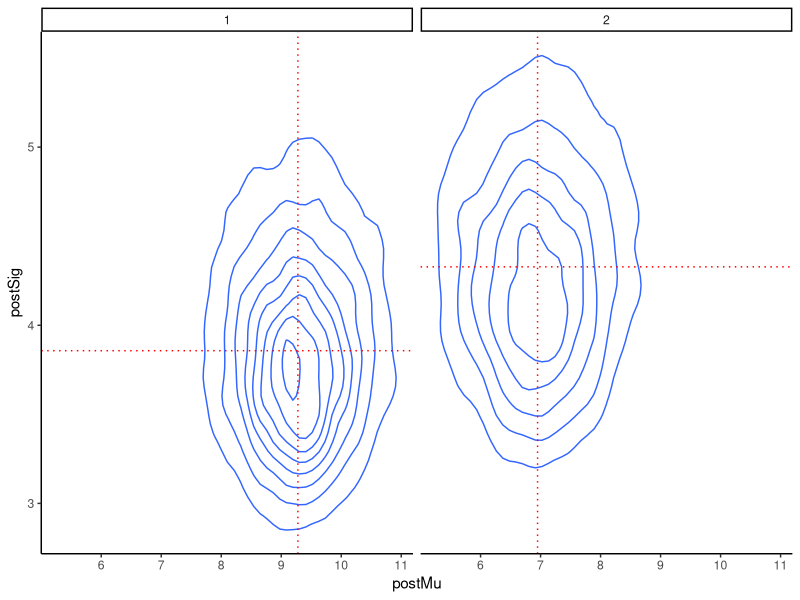

The R source for this figure:
## ---- chunk 1
knitr::opts_chunk$set(
    fig.width=4.8, fig.height=3.6, echo=FALSE, warning=FALSE, message=FALSE)
## ---- chunk 2
library(tidyverse)
set.seed(123)
N <- 10000

# data
y1 <- c(2.1, 9.8, 13.9, 11.3, 8.9, 15.7, 16.4, 4.5, 8.9, 11.9, 12.5, 11.1, 11.6,
      14.5, 9.6, 7.4, 3.3, 9.1, 9.4, 6.0, 7.4, 8.5, 1.6, 11.4, 9.7)

y2 <- c(0.3, 1.1, 6.5, 11.7, 6.5, 5.6, 14.6, 11.7, 9.1, 9.4, 10.6, 12.3, 9.5, 
        0.6, 15.4, 5.3, 8.5, 3.0, 3.8, 6.2, 2.1, 6.6, 1.1)

mcmcNormalPosterior <- function(y, N=10000, mu0 = 5, k0 = 1, s20 = 4, nu0 = 2){
    n <- length(y)
    ybar <- mean(y)
    s2 <- var ( y )
    # posterior inference
    kn <- k0+n 
    nun <- nu0+n
    mun <- ( k0 *mu0 + n* ybar ) / kn
    s2n <- (nu0 * s20 +(n-1)* s2 +k0 *n * ( ybar-mu0 )^2 / (kn))/(nun)
    
    sigma2Posterior <- rgamma(N, nun/2, nun *s2n*.5)^-1
    muPosterior <- rnorm(N, mun, sqrt(sigma2Posterior / kn))
    
    tibble(postMu=muPosterior, postSig2=sigma2Posterior)
}

postQ1 <- bind_rows(
    mcmcNormalPosterior(y1) %>%
        mutate(school=1),
    mcmcNormalPosterior(y2) %>%
        mutate(school=2)) 

postQ1 %>%
    mutate(postSig=sqrt(postSig2)) %>%
    select(-postSig2) %>%
    group_by(school) %>%
    mutate(medMu=median(postMu), medSig=median(postSig)) %>%
    ungroup() %>%
    ggplot(aes(x=postMu, y=postSig)) +
    geom_density_2d() +
    facet_wrap(~school) +
    theme_classic() +
    geom_hline(aes(yintercept = medSig), linetype=3, color="red") +
    geom_vline(aes(xintercept = medMu), linetype=3, color="red")
